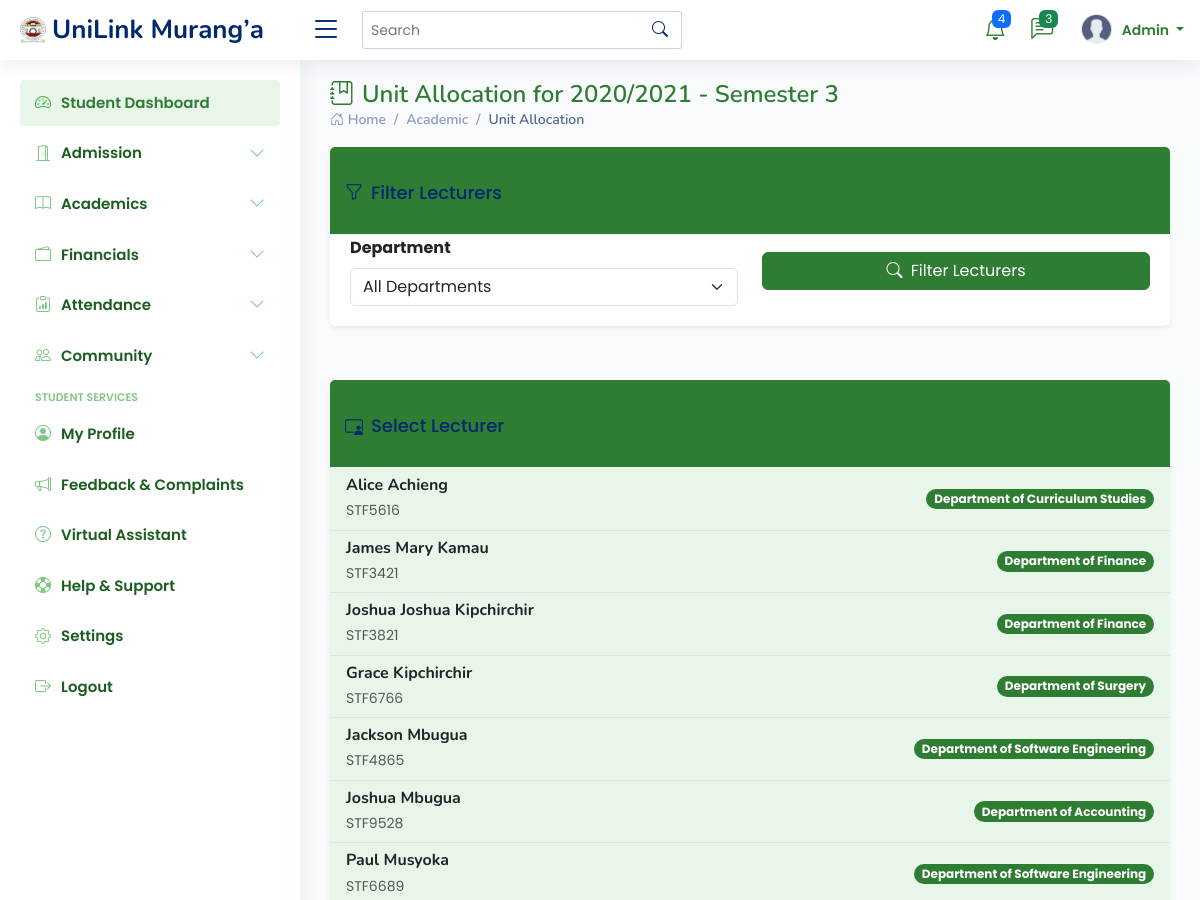
/unit-allocation/ (upper part), run on an earlier commit of the app's database.
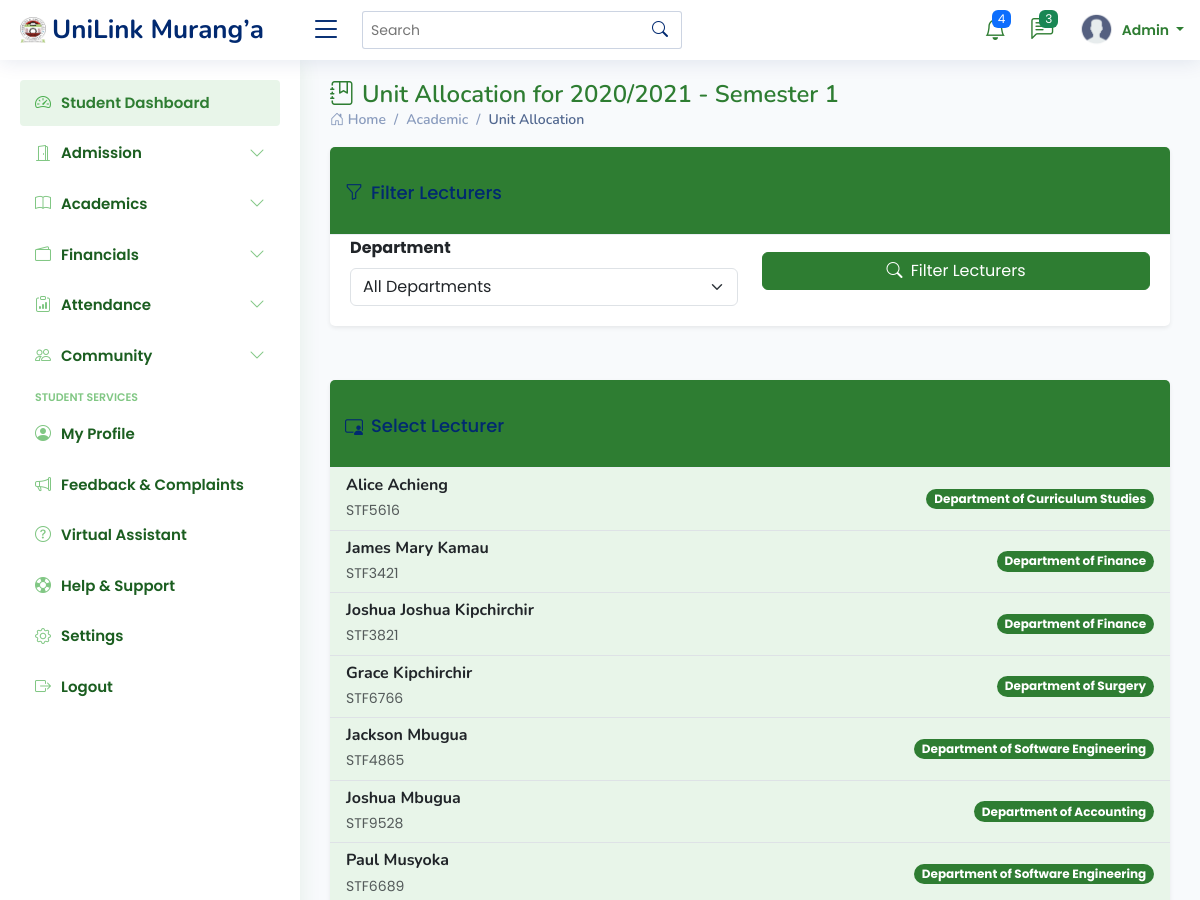
And on a later commit of the database.
### students_portal/models.py (models this page shows, shortened)
class Semester(models.Model):
    academic_year = models.ForeignKey(AcademicYear, on_delete=models.CASCADE, related_name='semesters')
    name = models.CharField(max_length=50)
    number = models.IntegerField()  # 1, 2, or 3 depending on programme
    start_date = models.DateField()
    end_date = models.DateField()
    is_current = models.BooleanField(default=False)
    is_special = models.BooleanField(default=False)
    current_week = models.PositiveSmallIntegerField(
        default=1,
    )
    class Meta:
        unique_together = ('academic_year', 'number')
    def __str__(self):
        return f"{self.academic_year.name} - Semester {self.number}"

class AcademicYear(models.Model):
    name = models.CharField(max_length=50)
    start_date = models.DateField()
    end_date = models.DateField()
    is_current = models.BooleanField(default=False)

### students_portal/views.py (the view, shortened to what this page needs)
# urls.py: path('unit-allocation/', views.unit_allocation_view, name='unit_allocation'),
def unit_allocation_view(request):
    try:
        current_academic_year = AcademicYear.objects.get(is_current=True)
        current_semester = Semester.objects.filter(
            academic_year=current_academic_year,
            is_current=True
        ).first()
        if not current_semester:
            messages.error(request, "No current semester set in the system")
            return redirect('admin_dashboard')
    except AcademicYear.DoesNotExist:
        messages.error(request, "No current academic year set in the system")
        return redirect('admin_dashboard')
    departments = Department.objects.all()
    selected_department_id = request.GET.get('department')
    if selected_department_id == 'None':
        selected_department_id = None
    lecturers_query = Lecturer.objects.filter(is_active=True)
    lecturers = lecturers_query.select_related('department').order_by('last_name')
    selected_lecturer_id = request.GET.get('lecturer')
    selected_lecturer = None
    programme_units = []
    existing_allocations = []
    context = {
        'current_academic_year': current_academic_year,
        'current_semester': current_semester,
        'departments': departments,
        'selected_department_id': int(selected_department_id) if selected_department_id else None,
        'lecturers': lecturers,
        'selected_lecturer': selected_lecturer,
        'programme_units': programme_units,
        'existing_allocations': existing_allocations,
    }
    return render(request, 'units/unit_allocation.html', context)

### students_portal/models.py (called while the page is built)
    def get_full_name(self):
        if self.middle_name:
            return f"{self.first_name} {self.middle_name} {self.last_name}"
        return f"{self.first_name} {self.last_name}"

### templates/units/unit_allocation.html (shortened to what this page needs)
{% extends 'base/base.html'%}
{% load static %}
{% block content %}
<div class="pagetitle">
    <h1><i class="bi bi-journal-bookmark me-2"></i>Unit Allocation for {{ current_semester }}</h1>
    <nav>
        <ol class="breadcrumb">
            <li class="breadcrumb-item"><a href="{% url 'admin_dashboard' %}"><i class="bi bi-house-door"></i> Home</a></li>
            <li class="breadcrumb-item">Academic</li>
            <li class="breadcrumb-item active">Unit Allocation</li>
        </ol>
    </nav>
</div>
<section class="section">
    <div class="row">
        <div class="col-lg-12">
            <div class="card border-0 shadow-sm">
                <div class="card-header bg-university-primary text-white">
                    <h5 class="card-title mb-0"><i class="bi bi-funnel me-2"></i>Filter Lecturers</h5>
                </div>
                <div class="card-body">
                    <form method="get" class="row align-items-center">
                        <div class="col-md-6 mb-3 mb-md-0">
                            <label class="form-label fw-bold">Department</label>
                            <select name="department" id="department" class="form-select">
                                <option value="">All Departments</option>
                            </select>
                        </div>
                        <div class="col-md-6 d-flex align-items-end">
                            <button type="submit" class="btn btn-university w-100">
                                <i class="bi bi-search me-1"></i> Filter Lecturers
                            </button>
                        </div>
                    </form>
                </div>
            </div>
        </div>
    </div>
    <div class="row mt-4">
        <div class="col-lg-12">
            <div class="card border-0 shadow-sm">
                <div class="card-header bg-university-primary text-white">
                    <h5 class="card-title mb-0"><i class="bi bi-person-video3 me-2"></i>Select Lecturer</h5>
                </div>
                <div class="card-body p-0">
                    {% if lecturers %}
                    <div class="list-group list-group-flush">
                        {% for lecturer in lecturers %}
                            <a href="?department={{ selected_department_id }}&lecturer={{ lecturer.id }}"
                               class="list-group-item list-group-item-action d-flex justify-content-between align-items-center {% if selected_lecturer and selected_lecturer.id == lecturer.id %}active bg-university-secondary text-white{% else %}bg-university-light{% endif %}">
                                <div>
                                    <h6 class="mb-1 fw-bold">{{ lecturer.get_full_name }}</h6>
                                    <small class="{% if selected_lecturer and selected_lecturer.id == lecturer.id %}text-white-50{% else %}text-muted{% endif %} d-block">{{ lecturer.staff_id }}</small>
                                </div>
                                <span class="badge bg-university-primary rounded-pill">
                                    {{ lecturer.department.name }}
                                </span>
                            </a>
                        {% endfor %}
                    </div>
                    {% else %}
                    <div class="text-center py-5">
                        <i class="bi bi-person-x fs-1 text-muted"></i>
                        <h5 class="fw-bold mt-3">No lecturers found</h5>
                        <p class="text-muted">Try changing your filter criteria</p>
                    </div>
                    {% endif %}
                </div>
            </div>
        </div>
    </div>
</section>
{% endblock %}

What changed in the data, as far as the page shows it:
no longer on this page (row edited): Semester: academic_year+number "2020/2021 - Semester 3"
now on this page (row edited): Semester: academic_year+number "2020/2021 - Semester 1"
